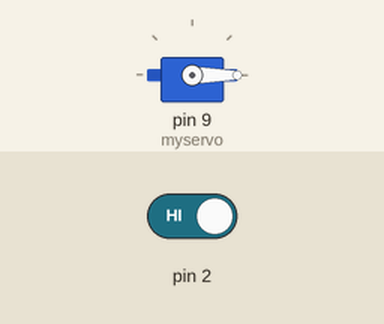
The sketch below on a simulated Arduino Uno, built with avr-gcc and run on an emulated ATmega328P. On the bench: servo. Inputs (shaded band) come from the test bench; at power-on: pin 2 HIGH.

Above: at 4.8 s.
4.9 s: pin 2 driven LOW
At 6.7 s:
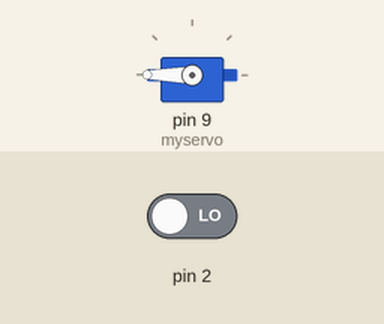
7.6 s: pin 2 driven HIGH
At 9.4 s:
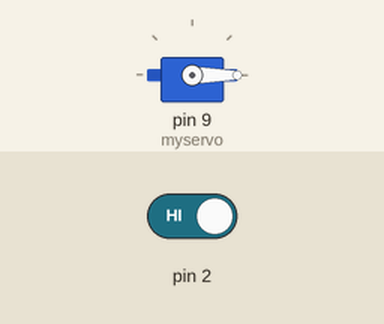
Timing chart, 0 to 10.9 s (numbered marks = the images above; inputs shaded):
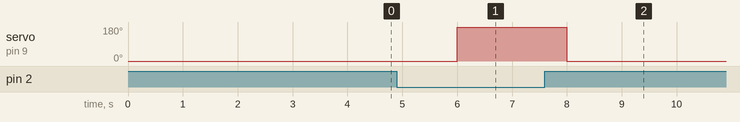

Measured:
- after the input at 4.9 s, servo on pin 9 (myservo): 0° → 180° after 1.1 s
- after the input at 7.6 s, servo on pin 9 (myservo): 180° → 0° after 0.40 s

The sketch:

Switch_crtlservo.ino
```cpp
#include<Servo.h>
Servo myservo;
int buttonState=0;


void setup() {

  myservo.attach(9);
  pinMode(2,INPUT);

}

void loop() {
  buttonState=digitalRead(2);
  if(buttonState==0)
  {
    myservo.write(180);
    delay(2000);
  }
  else
  {
    myservo.write(0);
    delay(2000);
  }


}
```
